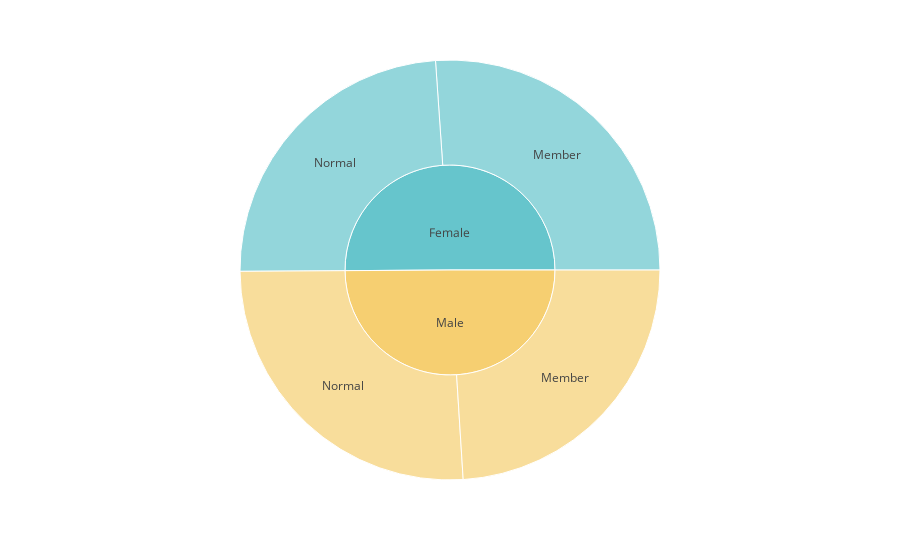

The code cell stored with this chart in its notebook:
### Markdown cell above
### Customer Profile

### Code cell
branch_counts = db.groupby(['Gender', 'Customer type']).size().reset_index(name='count')

fig = px.sunburst(branch_counts, 
                  path=['Gender', 'Customer type'], 
                  values='count',
                  color_discrete_sequence=px.colors.qualitative.Pastel)
fig.show()

### Figure 1 — Plotly figure (JSON) as saved in the notebook; plotly's stock layout.template omitted (floating-point values rounded to 4 significant figures)
{"data": [{"branchvalues": "total", "domain": {"x": [0, 1], "y": [0, 1]}, "hovertemplate": "labels=%{label}<br>count=%{value}<br>parent=%{parent}<br>id=%{id}<extra></extra>", "ids": ["Female/Member", "Male/Member", "Female/Normal", "Male/Normal", "Female", "Male"], "labels": ["Member", "Member", "Normal", "Normal", "Female", "Male"], "name": "", "parents": ["Female", "Male", "Female", "Male", "", ""], "type": "sunburst", "values": [261, 240, 240, 259, 501, 499]}], "layout": {"legend": {"tracegroupgap": 0}, "margin": {"t": 60}, "sunburstcolorway": ["rgb(102, 197, 204)", "rgb(246, 207, 113)", "rgb(248, 156, 116)", "rgb(220, 176, 242)", "rgb(135, 197, 95)", "rgb(158, 185, 243)", "rgb(254, 136, 177)", "rgb(201, 219, 116)", "rgb(139, 224, 164)", "rgb(180, 151, 231)", "rgb(179, 179, 179)"]}}
